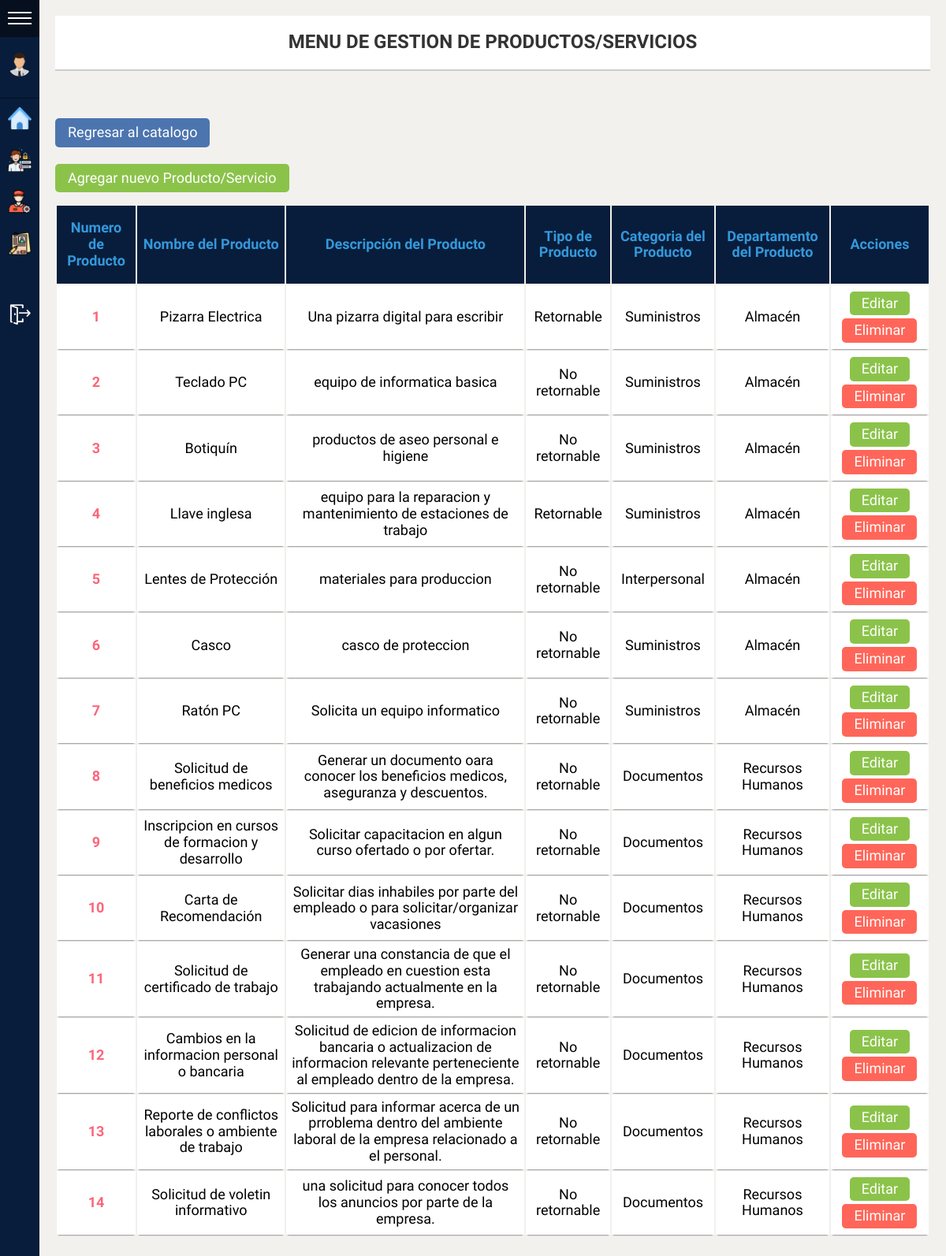
/Data/CRUDprodu/gestionProducto.php (signed in), run on the app's committed database.
### tables this page shows
CREATE TABLE productos (
    idProducto INT AUTO_INCREMENT PRIMARY KEY,
    nomProducto VARCHAR (60) NOT NULL,
    descripcion VARCHAR (250) NOT NULL,
    tipoEntrega varchar(20) not null,
    idCatProducto INT,
    idDepaProducto INT,
    idTipoProducto INT,
    FOREIGN KEY (idTipoProducto) REFERENCES tipoSolicitado(idTipo),
    FOREIGN KEY (idCatProducto) REFERENCES categorias(idCategoria),
    FOREIGN KEY (idDepaProducto) REFERENCES departamentos(idDepartamento)
);

### Data/conexionDB.php (called while the page is built, shortened)
<?php
class conexionDB{
    private $HOST = "";
    private $USER = "";
    private $PASS = "";
    private $DB = "";
    protected $connection;
    public function __construct(){
        $this->HOST="localhost";
        $this->USER="root";
        $this->PASS="";
        $this->DB="requests";
    }
    public function connect(){
        $this->connection = mysqli_connect($this->HOST, $this->USER, $this->PASS, $this->DB);
        if($this->connection){
            return true;
        }else{
            return false;
        }
    }
    public function execquery($query){
        $this->dataset = mysqli_query($this->connection,$query);
        if($this->dataset){
            return $this->dataset;
        }else{
            return 0;
        }
    }
}
?>

### Data/CRUDprodu/Producto.php (called while the page is built, shortened)
<?php
include('../../Data/conexionDB.php');
class Producto extends conexionDB{
    public function getAllProductos(){
        $query = "SELECT * from productos";
        $result = $this->connect();
        if ($result) {
            $dataset = $this->execquery($query);
        }
        else{
            $dataset = "error";
        }
        return $dataset;
    }
}
?>

### Data/CRUDprodu/gestionProducto.php (the view, shortened to what this page needs)
<!DOCTYPE html>
<html lang="en">
<head>
	<link rel="stylesheet" href="../../CSS/normalize.css">
	<link rel="stylesheet" href="../../CSS/sidemenu.css">
</head>
<body>
	<div id="sidemenu" class="menu-collapsed">
		<div id="header">
			<div id="menu-btn">
				<div class="btn-hamburger"></div>
				<div class="btn-hamburger"></div>
				<div class="btn-hamburger"></div>
			</div>
		</div>
		<div id="profile">
			<?php
			if (!isset($_SESSION['profile_pic'])) {
				echo '<div id="photo"><img src="../../img/profiles_pics/usuario.png" alt="Usuario"></div>';
			} else {
				echo '<div id="photo"><img src="../../img/profiles_pics/' . $_SESSION['profile_pic'] . '" alt="Usuario"></div>';
			}
			?>
		</div>
		<div id="menu-items">
			<div class="item">
				<a href="../../View/indexAdmin.php">
					<div class="icon"><img src="../../img/homeImagen.png" alt=""></div>
				</a>
			</div>
			<div class="item">
				<a href="../../View/Admin/gestionUsuarios.php">
					<div class="icon"><img src="../../img/gestionUsuarioImagen.png" alt=""></div>
				</a>
			</div>
			<div class="item">
				<a href="../../View/Admin/controlTecnico.php">
					<div class="icon"><img src="../../img/controlTecnicoImagen.png" alt=""></div>
				</a>
			</div>
			<div class="item">
				<a href="../../View/Admin/solicitudes.php">
					<div class="icon"><img src="../../img/requisicionesImagen.png" alt=""></div>
				</a>
			</div>
			<div class="item">
				<a href="../../View/Admin/catalogo.php">
					<div class="icon"><img src="../../img/catalogo.png" alt=""></div>
				</a>
			</div>
			<div class="item">
				<a href="../../App/logout.php">
					<div class="icon"><img src="../../img/logout.png" alt=""></div>
				</a>
			</div>
		</div>
	</div>
	<main class="mainE">
		<div class="containerF">
			<h1>Menu de Gestion de Productos/Servicios</h1>
		</div>
		<br>
		<?php include('Producto.php'); ?>
		<?php $miobjeto = new Producto(); ?>
		<?php $dataset = $miobjeto->getAllProductos(); ?>
		<a href="../../View/Admin/catalogo.php" class="cata">Regresar al catalogo</a>
		<br>
		<br>
		<a href="agregarProducto.php" class="btn-agregar">Agregar nuevo Producto/Servicio</a>
		<table class="containerT">
			<thead>
				<tr>
					<th>
						<h1>Numero de Producto</h1>
					</th>
					<th>
						<h1>Nombre del Producto</h1>
					</th>
					<th>
						<h1>Descripción del Producto</h1>
					</th>
					<th>
						<h1>Tipo de Producto</h1>
					</th>
					<th>
						<h1>Categoria del Producto</h1>
					</th>
					<th>
						<h1>Departamento del Producto</h1>
					</th>
					<th>
						<h1>Acciones</h1>
					</th>
				</tr>
			</thead>
			<?php while ($tupla = mysqli_fetch_assoc($dataset)) { ?>
				<?php
				switch ($tupla['idCatProducto']) {
					case 1:
						$catProdu = "Documentos";
						break;
					case 2:
						$catProdu = "Interpersonal";
						break;
					case 3:
						$catProdu = "Suministros";
						break;
				}
				switch ($tupla['idDepaProducto']) {
					case 1:
						$depaProdu = "Recursos Humanos";
						break;
					case 2:
						$depaProdu = "Almacén";
						break;
				} ?>
				<tbody>
					<tr>
						<td> <?php echo $tupla['idProducto']; ?> </td>
						<td> <?php echo $tupla['nomProducto'];  ?></td>
						<td> <?php echo $tupla['descripcion']; ?></td>
						<td> <?php echo $tupla['tipoEntrega']; ?></td>
						<td> <?php echo $catProdu ?></td>
						<td> <?php echo $depaProdu ?></td>
						<td class="actions">
							<input type="button" value="Editar" onclick="location.href='editarProducto.php?idProducto=<?php echo $tupla['idProducto']; ?>'" class="edit-btn">
							<input type="button" value="Eliminar" onclick="location.href='eliminarProducto.php?idProducto=<?php echo $tupla['idProducto']; ?>'" class="delete-btn">
						</td>
					</tr>
				</tbody>
			<?php } ?>
		</table>
	</main>
</body>
</html>
</html>

### CSS/sidemenu.css (style rules this page uses)
:root { --width: 300px; --padding: 10px; --bgcolor: rgb(8, 29, 59); --hovercolor: rgb(5, 15, 29); --width-collapsed: 50px; --fuente: 'Libre Franklin', sans-serif; }
body { background-color: #f3f1ee; font-family: var(--fuente); font-size: 18px; padding: 0; margin: 0; margin-left: var(--width-collapsed); }
#sidemenu { background-color: var(--bgcolor); color: white; position: fixed; height: 100%; left: 0; top: 0; }
#sidemenu a { color: white; text-decoration: none; }
#sidemenu #header { box-sizing: border-box; border-bottom: solid 1px var(--hovercolor); }
#sidemenu #header #title, #sidemenu #header #menu-btn { vertical-align: middle; }
#sidemenu #header #menu-btn { display: inline-block; }
#sidemenu #header #menu-btn { cursor: pointer; padding: 10px; width: var(--width-collapsed); box-sizing: border-box; }
#sidemenu #header #menu-btn .btn-hamburger { background-color: #fff; width: 100%; height: 2px; margin: 5px 0; }
#sidemenu #profile { border-bottom: solid 1px var(--hovercolor); padding: var(--padding) 0; text-align: center; }
#sidemenu #profile #photo { box-sizing: border-box; padding: var(--padding); margin: 0 auto; }
#sidemenu #profile #photo img { border-radius: 50%; width: 60%; }
#sidemenu #profile #photo, #sidemenu #profile #name { font-size: 24px; padding: var(--padding) 0; overflow: hidden; }
#sidemenu #menu-items { overflow:hidden; }
#sidemenu #menu-items .item { width: var(--width); }
#sidemenu #menu-items .item .icon { display: inline-block; }
#sidemenu #menu-items .item .icon, #sidemenu #menu-items .item .title { font-size: 14px; vertical-align: middle; overflow: hidden; display: inline-block; }
#sidemenu #menu-items .item a { display: block; }
#sidemenu #menu-items .item .icon { box-sizing: border-box; padding: var(--padding); width: var(--width-collapsed); }
#sidemenu #menu-items .item .icon img { width: 100%; }
.menu-collapsed { width: var(--width-collapsed); }
.menu-collapsed .item { width: 100px; }

### data on the page
productos: idProducto "1", nomProducto "Pizarra Electrica", descripcion "Una pizarra digital para escribir", tipoEntrega "Retornable", idCatProducto "Suministros", idDepaProducto "Almacén"
productos: idProducto "2", nomProducto "Teclado PC", descripcion "equipo de informatica basica", tipoEntrega "No retornable", idCatProducto "Suministros", idDepaProducto "Almacén"
productos: idProducto "3", nomProducto "Botiquín", descripcion "productos de aseo personal e higiene", tipoEntrega "No retornable", idCatProducto "Suministros", idDepaProducto "Almacén"
productos: idProducto "4", nomProducto "Llave inglesa", descripcion "equipo para la reparacion y mantenimiento de estaciones de trabajo", tipoEntrega "Retornable", idCatProducto "Suministros", idDepaProducto "Almacén"
productos: idProducto "5", nomProducto "Lentes de Protección", descripcion "materiales para produccion", tipoEntrega "No retornable", idCatProducto "Interpersonal", idDepaProducto "Almacén"
productos: idProducto "6", nomProducto "Casco", descripcion "casco de proteccion", tipoEntrega "No retornable", idCatProducto "Suministros", idDepaProducto "Almacén"
productos: idProducto "7", nomProducto "Ratón PC", descripcion "Solicita un equipo informatico", tipoEntrega "No retornable", idCatProducto "Suministros", idDepaProducto "Almacén"
productos: idProducto "8", nomProducto "Solicitud de beneficios medicos", descripcion "Generar un documento oara conocer los beneficios medicos, aseguranza y descuentos.", tipoEntrega "No retornable", idCatProducto "Documentos", idDepaProducto "Recursos Humanos"
productos: idProducto "9", nomProducto "Inscripcion en cursos de formacion y desarrollo", descripcion "Solicitar capacitacion en algun curso ofertado o por ofertar.", tipoEntrega "No retornable", idCatProducto "Documentos", idDepaProducto "Recursos Humanos"
productos: idProducto "10", nomProducto "Carta de Recomendación", descripcion "Solicitar dias inhabiles por parte del empleado o para solicitar/organizar vacasiones", tipoEntrega "No retornable", idCatProducto "Documentos", idDepaProducto "Recursos Humanos"
productos: idProducto "11", nomProducto "Solicitud de certificado de trabajo", descripcion "Generar una constancia de que el empleado en cuestion esta trabajando actualmente en la empresa.", tipoEntrega "No retornable", idCatProducto "Documentos", idDepaProducto "Recursos Humanos"
productos: idProducto "12", nomProducto "Cambios en la informacion personal o bancaria", descripcion "Solicitud de edicion de informacion bancaria o actualizacion de informacion relevante perteneciente al empleado dentro de la empresa.", tipoEntrega "No retornable", idCatProducto "Documentos", idDepaProducto "Recursos Humanos"
productos: idProducto "13", nomProducto "Reporte de conflictos laborales o ambiente de trabajo", descripcion "Solicitud para informar acerca de un prroblema dentro del ambiente laboral de la empresa relacionado a el personal.", tipoEntrega "No retornable", idCatProducto "Documentos", idDepaProducto "Recursos Humanos"
productos: idProducto "14", nomProducto "Solicitud de voletin informativo", descripcion "una solicitud para conocer todos los anuncios por parte de la empresa.", tipoEntrega "No retornable", idCatProducto "Documentos", idDepaProducto "Recursos Humanos"
